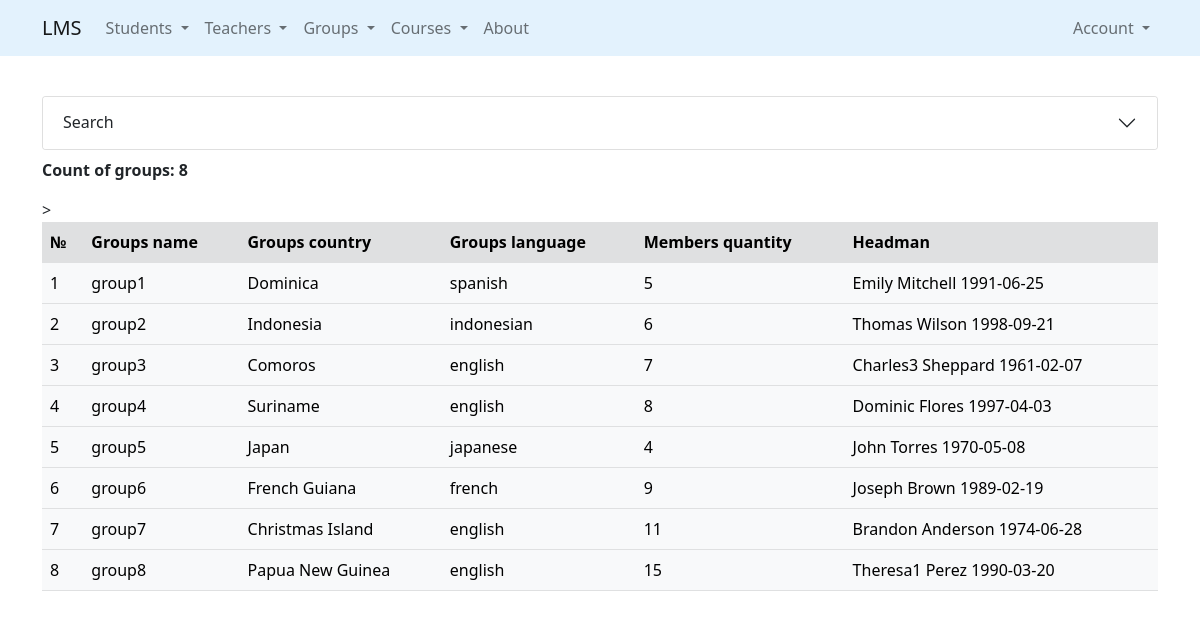
The page /groups/ on the database as committed earlier.
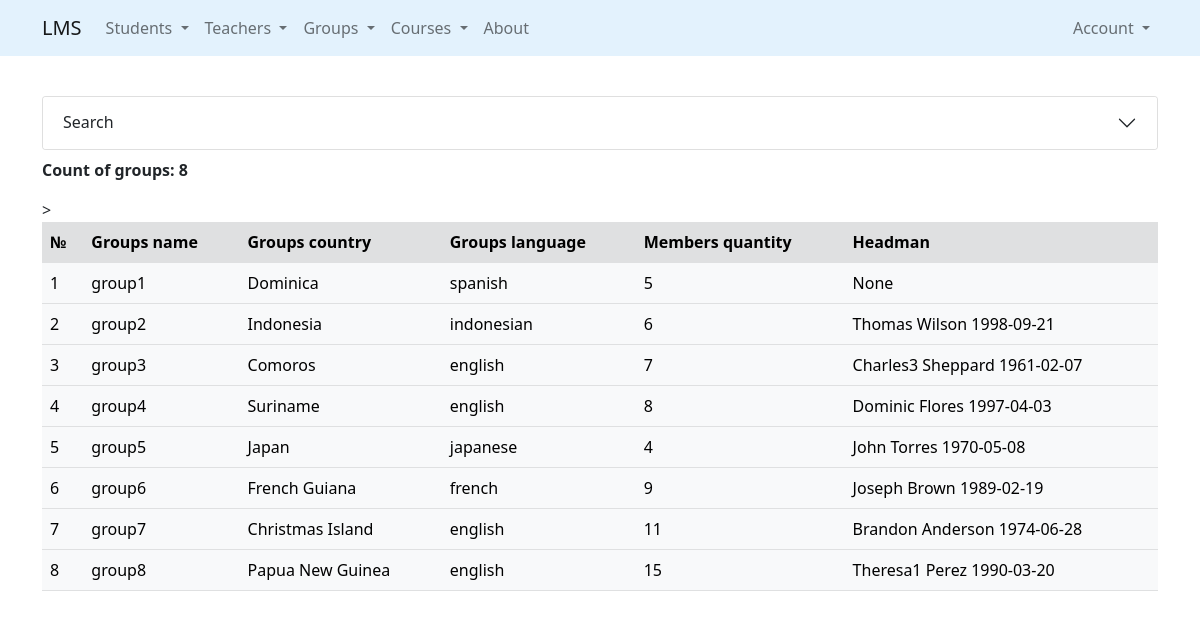
The same page on the database as committed later.
### groups/models.py (models this page shows, shortened)
class Groups(models.Model):
    groups_name = models.CharField(max_length=100)
    groups_country = models.CharField(max_length=100)
    groups_language = models.CharField(max_length=100)
    members_qty = models.IntegerField(default=5)
    headman = models.OneToOneField(
        'students.Students',
        on_delete=models.SET_NULL,
        null=True,
        related_name='headman_group'
    )
    teachers = models.ManyToManyField(
        to=Teachers,
        related_name='groups'
    )

### students/models.py (models this page shows, shortened)
class Students(Person):
    phone_number = models.CharField(
        max_length=30,
        null=True,
        validators=[phone_number_validator]
    )
    enroll_date = models.DateField(default=datetime.date.today)
    graduate_date = models.DateField(default=datetime.date.today)
    group = models.ForeignKey(
        Groups,
        on_delete=models.SET_NULL,
        null=True,
        related_name='students'
    )

### groups/views.py (the view)
# urls.py: path('', GroupListView.as_view(), name='list'),
class GroupListView(ListView):
    model = Groups
    template_name = 'groups/list.html'
    def get_queryset(self):
        filter_groups = GroupsFilter(
            data=self.request.GET,
            queryset=self.model.objects.all().prefetch_related('students')
        )
        return filter_groups

### core/context_processors.py (called while the page is built)
def get_params(request):
    params = request.GET
    if 'page' in params:
        params = copy(params)
        del params['page']
    return {'get_params': f'&{params.urlencode()}' if params else ''}

### core/models.py (called while the page is built)
    def __str__(self):
        return f'{self.__full_name()} {self.birthday}'

    def __full_name(self):
        return f'{self.first_name} {self.last_name}'

### groups/templates/groups/list.html (shortened to what this page needs)
{% extends 'base.html' %}
{%  load crispy_forms_tags %}
{% block content %}
    <div class="accordion" id="accordionExample">
        <div class="accordion-item">
            <h2 class="accordion-header" id="headingOne">
                <button class="accordion-button collapsed" type="button"
                        data-bs-toggle="collapse" data-bs-target="#collapseOne"
                        aria-expanded="true" aria-controls="collapseOne">
                    Search
                </button>
            </h2>
        </div>
    </div>
    <p class="mt-2"><strong>Count of groups: {{ object_list.qs.count }}</strong></p>
    <table class="table table-light table-hover">
        <tr class="table-active">>
            <th scope="row">№</th>
            <th>Groups name</th>
            <th>Groups country</th>
            <th>Groups language</th>
            <th>Members quantity</th>
            <th>Headman</th>
        </tr>
    {% for group in object_list.qs %}
        <tr>
            <td>{{ forloop.counter }}</td>
            <td>{{ group.groups_name }}</td>
            <td>{{ group.groups_country}}</td>
            <td>{{ group.groups_language }}</td>
            <td>{{ group.members_qty }}</td>
            <td>{{ group.headman }}</td>
        </tr>
    {% endfor %}
    </table>
{% endblock %}

Rows that differ between the two databases and show on the page:
changed Groups "group1": headman "Emily Mitchell 1991-06-25" → "None"
